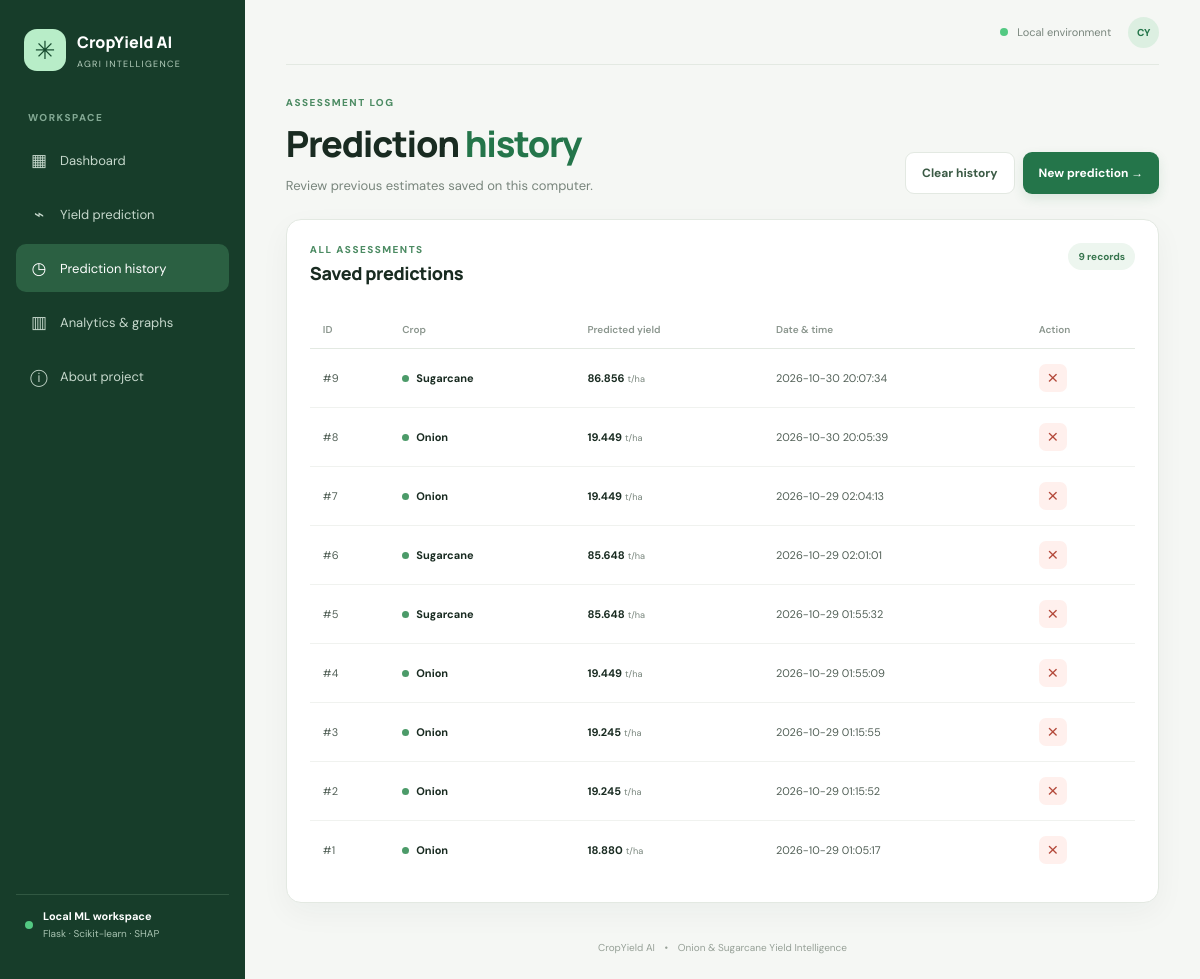
The app's page /history with its own data.
### tables this page shows
CREATE TABLE predictions (
                id INTEGER PRIMARY KEY AUTOINCREMENT,
                created_at TEXT NOT NULL,
                crop TEXT NOT NULL,
                predicted_yield REAL NOT NULL,
                inputs_json TEXT NOT NULL,
                explanation_json TEXT
            );

### app.py (the view)
@app.route("/history")
def history_page():
    return render_template("history.html", active="history", history=history_rows(200))

### app.py (called while the page is built)
def connect_db():
    conn = sqlite3.connect(DB_PATH)
    conn.row_factory = sqlite3.Row
    return conn

def history_rows(limit=100):
    with connect_db() as conn:
        rows = conn.execute(
            "SELECT * FROM predictions ORDER BY id DESC LIMIT ?", (limit,)
        ).fetchall()
    result = []
    for row in rows:
        result.append({
            "id": row["id"], "created_at": row["created_at"],
            "crop": row["crop"], "predicted_yield": row["predicted_yield"],
            "inputs": json.loads(row["inputs_json"]),
            "explanation": json.loads(row["explanation_json"]) if row["explanation_json"] else None
        })
    return result

### templates/history.html
{% extends "base.html" %}{% block title %}History | CropYield AI{% endblock %}
{% block content %}
<section class="page-head"><div><div class="eyebrow">ASSESSMENT LOG</div><h1>Prediction <em>history</em></h1><p>Review previous estimates saved on this computer.</p></div><div class="head-actions"><button class="btn secondary" id="clearHistoryBtn">Clear history</button><a class="btn primary" href="{{ url_for('predict_page') }}">New prediction →</a></div></section>
<section class="card"><div class="card-heading"><div><div class="eyebrow">ALL ASSESSMENTS</div><h2>Saved predictions</h2></div><span class="chip">{{ history|length }} records</span></div>
{% if history %}<div class="table-wrap"><table><thead><tr><th>ID</th><th>Crop</th><th>Predicted yield</th><th>Date & time</th><th>Action</th></tr></thead><tbody>{% for item in history %}<tr><td>#{{ item.id }}</td><td><span class="crop-name">{{ item.crop }}</span></td><td><b>{{ '%.3f'|format(item.predicted_yield) }}</b> <small>t/ha</small></td><td>{{ item.created_at.replace('T',' ') }}</td><td><button class="icon-button delete-one" data-id="{{ item.id }}" title="Delete prediction">×</button></td></tr>{% endfor %}</tbody></table></div>{% else %}<div class="empty-state"><span>◷</span><b>Nothing here yet</b><p>Run your first prediction to build your history.</p><a class="btn primary" href="{{ url_for('predict_page') }}">Start prediction</a></div>{% endif %}
</section>
{% endblock %}

### static/style.css (style rules this page uses)
:root { --bg:#f5f7f4;--white:#fff;--ink:#192b21;--muted:#78857c;--green:#24754a;--green-dark:#173d2a;--line:#e3e9e2;--soft:#edf6ef;--shadow:0 10px 30px rgba(25,54,35,.045) }
* { box-sizing:border-box }
body { margin:0;background:var(--bg);color:var(--ink);font-family:'DM Sans',sans-serif;display:flex;font-size:14px }
a { color:inherit;text-decoration:none }
.nav-label,.eyebrow { font-size:10px;letter-spacing:1.45px;font-weight:800;color:#4c8b63 }
.page-head { display:flex;align-items:flex-end;justify-content:space-between;gap:20px;margin-bottom:25px }
.page-head .eyebrow { margin-bottom:10px }
.page-head h1 { font:800 clamp(26px,3vw,36px) Manrope;letter-spacing:-1.3px;margin:0 }
.page-head h1 em { font-style:normal;color:var(--green) }
.page-head p { color:var(--muted);margin:9px 0 0;font-size:13px }
.btn { display:inline-flex;align-items:center;justify-content:center;gap:14px;border:0;border-radius:9px;padding:12px 16px;font:700 12px 'DM Sans';cursor:pointer;white-space:nowrap }
.btn.primary { background:var(--green);color:white;box-shadow:0 5px 12px #24754a20 }
.btn.secondary { background:#fff;border:1px solid var(--line);color:#3b5a45 }
.chip { background:#edf6ef;color:#36744d;border-radius:50px;padding:7px 10px;font-size:10px;font-weight:700;white-space:nowrap }
.metric-card,.card { background:var(--white);border:1px solid var(--line);border-radius:15px;box-shadow:var(--shadow) }
.card { padding:23px;margin-bottom:18px }
.card-heading { display:flex;align-items:flex-start;justify-content:space-between;gap:15px;margin-bottom:19px }
.card-heading h2,.card h2 { font:750 18px Manrope;margin:5px 0 7px;letter-spacing:-.4px }
.table-wrap { width:100%;overflow-x:auto }
table { border-collapse:collapse;width:100%;font-size:11px;text-align:left;white-space:nowrap }
th { color:#8b968e;font-weight:600;font-size:10px;padding:12px 13px;border-bottom:1px solid var(--line) }
td { padding:15px 13px;border-bottom:1px solid #f0f2ef;color:#526057 }
tbody tr:last-child td { border-bottom:0 }
td b { color:var(--ink) }
td small { color:var(--muted) }
.crop-name { display:inline-flex;align-items:center;gap:7px;color:var(--ink);font-weight:700 }
.crop-name:before { content:'';width:7px;height:7px;border-radius:50%;background:#4c9b69 }
.head-actions { display:flex;gap:8px }
.icon-button { border:0;background:#fff0ed;color:#b34839;border-radius:7px;width:28px;height:28px;font-size:19px;cursor:pointer }

### records on screen
predictions: id "9", crop "Sugarcane", predicted_yield "86.856", created_at.replace "2026-10-30 20:07:34"
predictions: id "8", crop "Onion", predicted_yield "19.449", created_at.replace "2026-10-30 20:05:39"
predictions: id "7", crop "Onion", predicted_yield "19.449", created_at.replace "2026-10-29 02:04:13"
predictions: id "6", crop "Sugarcane", predicted_yield "85.648", created_at.replace "2026-10-29 02:01:01"
predictions: id "5", crop "Sugarcane", predicted_yield "85.648", created_at.replace "2026-10-29 01:55:32"
predictions: id "4", crop "Onion", predicted_yield "19.449", created_at.replace "2026-10-29 01:55:09"
predictions: id "3", crop "Onion", predicted_yield "19.245", created_at.replace "2026-10-29 01:15:55"
predictions: id "2", crop "Onion", predicted_yield "19.245", created_at.replace "2026-10-29 01:15:52"
predictions: id "1", crop "Onion", predicted_yield "18.880", created_at.replace "2026-10-29 01:05:17"

### other values on screen
{{ history|length }} "9"
